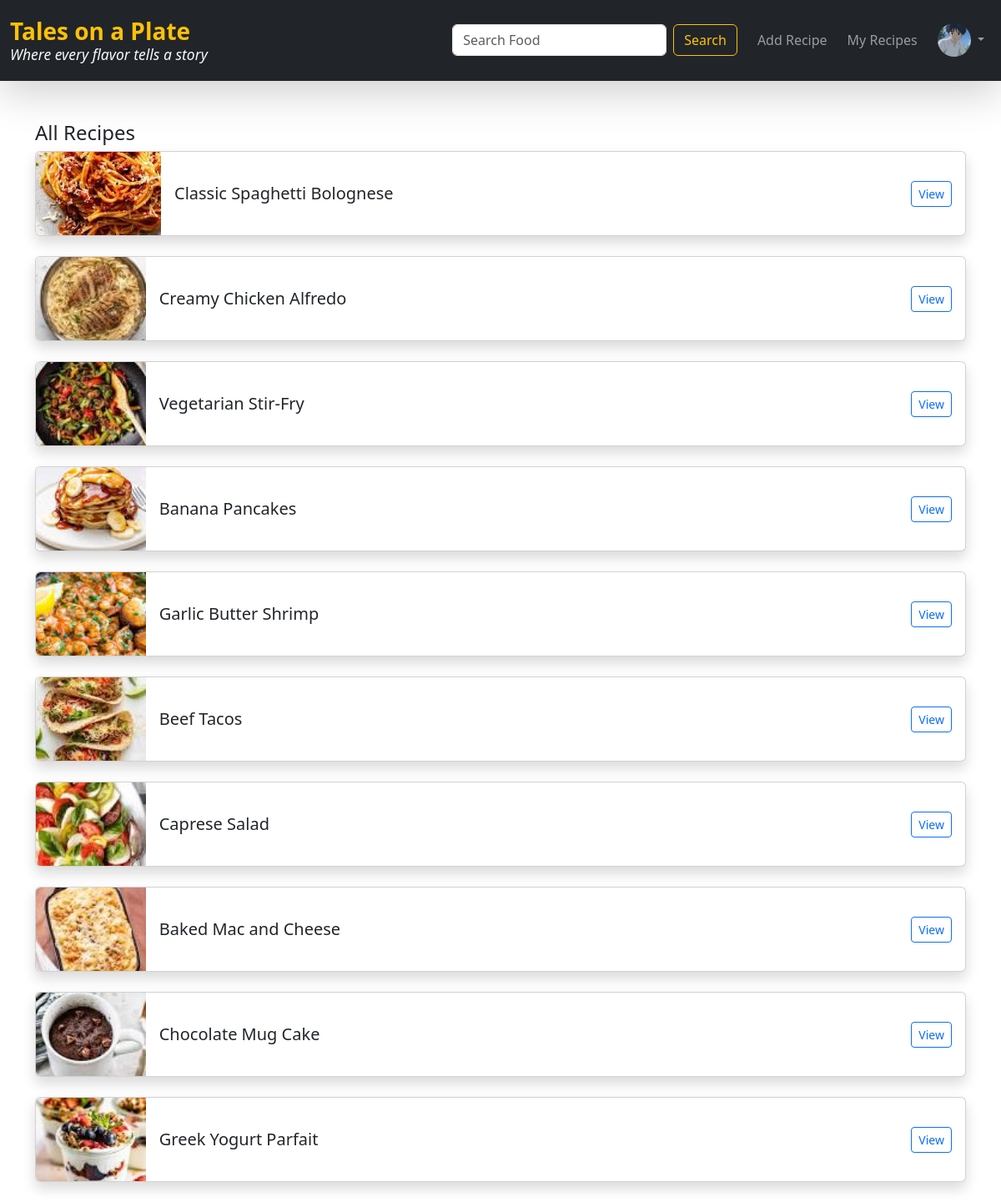
Screenshot of /home/ (signed in) with the database file from the repository.
### recipe/models.py (models this page shows, shortened)
class UserProfile(models.Model):
    user = models.OneToOneField(User, on_delete=models.CASCADE, related_name='profile')
    bio = models.TextField(blank=True, null=True)
    profile_picture = models.ImageField(upload_to='profile_pics/', blank=True, null=True)
    location = models.CharField(max_length=100, blank=True)

class Recipe(models.Model):
    title = models.CharField(max_length=200)
    description = models.TextField()
    ingredients = models.TextField(help_text="List ingredients, one per line")
    instructions = models.TextField(help_text="Step-by-step instructions")
    cooking_time = models.PositiveIntegerField(help_text="Time in minutes")
    servings = models.CharField(max_length=20)
    image = models.ImageField(upload_to='recipes/')
    story = models.TextField(help_text="The story behind the recipe", blank=True, null=True)
    created_at = models.DateTimeField(auto_now_add=True)
    updated_at = models.DateTimeField(auto_now=True)
    author = models.ForeignKey(User, on_delete=models.CASCADE, related_name='recipes')
    is_published = models.BooleanField(default=True)

### recipe/views.py (the view)
# urls.py: 2. Add a URL to urlpatterns:  path('', views.home, name='home')
@login_required(login_url='/login/')
def home(request):
    search_query = request.GET.get('search')
    if search_query:
        recipes = Recipe.objects.filter(title__icontains=search_query)
    else:
        recipes = Recipe.objects.all()
    return render(request, 'home.html', {'recipes': recipes, 'search_query': search_query})

### recipe/templates/home.html
{% extends 'base.html' %}
{% block start %}
  <div class="container mt-5">
    <div class="row">
      {% if search_query %}
        <h4>Results for "{{ search_query }}"</h4>
      {% else %}
        <h4>All Recipes</h4>
      {% endif %}
      {% for recipe in recipes %}
        <div class="col-md-12 mb-4">
          <div class="card flex-row shadow align-items-center">
            {% if recipe.image %}
              <img src="{{ recipe.image.url }}" class="img-fluid rounded-start" alt="{{ recipe.title }}" style="width: 150px; height: 100px; object-fit: cover;">
            {% else %}
              <div class="d-flex align-items-center justify-content-center bg-light" style="width: 150px; height: 100px;">
                <span class="text-muted">No Image</span>
              </div>
            {% endif %}
            <div class="card-body d-flex justify-content-between align-items-center w-100">
              <h5 class="card-title mb-0">{{ recipe.title }}</h5>
              <a href="{% url 'recipe_detail' recipe.id %}" class="btn btn-outline-primary btn-sm">View</a>
            </div>
          </div>
        </div>
      {% empty %}
        <p>No recipes found matching your search.</p>
      {% endfor %}
    </div>
  </div>
{% endblock %}

### recipe/templates/base.html (shortened to what this page needs)
<!DOCTYPE html>
<html lang="en">
  <head>
    <link href="https://cdn.jsdelivr.net/npm/bootstrap@5.3.5/dist/css/bootstrap.min.css" rel="stylesheet">
  </head>
  <body>
    <nav class="navbar navbar-expand-lg navbar-dark bg-dark shadow-lg py-3">
      <div class="container-fluid">
        <a class="navbar-brand d-flex flex-column"
          href="{% if request.user.is_authenticated and request.path != '/login/' and request.path != '/register/' %}/home{% else %}/{% endif %}"
          style="line-height: 1.2;">
          <span class="fs-3 fw-bold text-warning">Tales on a Plate</span>
          <small class="text-light fst-italic">Where every flavor tells a story</small>
        </a>
        <div class="collapse navbar-collapse" id="navbarNav">
          {% if request.user.is_authenticated %}
            <form class="d-flex ms-auto me-3" method="GET" action="/home">
              <input class="form-control me-2" type="search" name="search" placeholder="Search Food" aria-label="Search">
              <button class="btn btn-outline-warning" type="submit">Search</button>
            </form>
            <ul class="navbar-nav">
              <li class="nav-item d-flex align-items-center">
                <a class="nav-link btn btn-outline-warning me-2" href="/recipes">Add Recipe</a>
              </li>
              <li class="nav-item d-flex align-items-center">
                <a class="nav-link btn btn-outline-warning me-2" href="{% url 'my_recipes' %}">My Recipes</a>
              </li>
              <li class="nav-item dropdown">
                <a class="nav-link dropdown-toggle" href="#" id="profileDropdown" role="button" data-bs-toggle="dropdown" aria-expanded="false">
                  {% if request.user.profile.profile_picture %}
                    <img src="{{ request.user.profile.profile_picture.url }}" alt="Profile" class="profile-img">
                  {% else %}
                    <img src="https://via.placeholder.com/40" alt="Profile" class="profile-img">
                  {% endif %}
                </a>
              </li>
          {% endif %}
        </div>
      </div>
    </nav>
    {% block start %}
    {% endblock %}
  </body>
</html>

### recipe/templates/base.html (style rules this page uses)
.profile-img { width: 40px; height: 40px; border-radius: 50%; object-fit: cover; }

### rows the page displays
Recipe: image (picture), title "Classic Spaghetti Bolognese"
Recipe: image (picture), title "Creamy Chicken Alfredo"
Recipe: image (picture), title "Vegetarian Stir-Fry"
Recipe: image (picture), title "Banana Pancakes"
Recipe: image (picture), title "Garlic Butter Shrimp"
Recipe: image (picture), title "Beef Tacos"
Recipe: image (picture), title "Caprese Salad"
Recipe: image (picture), title "Baked Mac and Cheese"
Recipe: image (picture), title "Chocolate Mug Cake"
Recipe: image (picture), title "Greek Yogurt Parfait"
